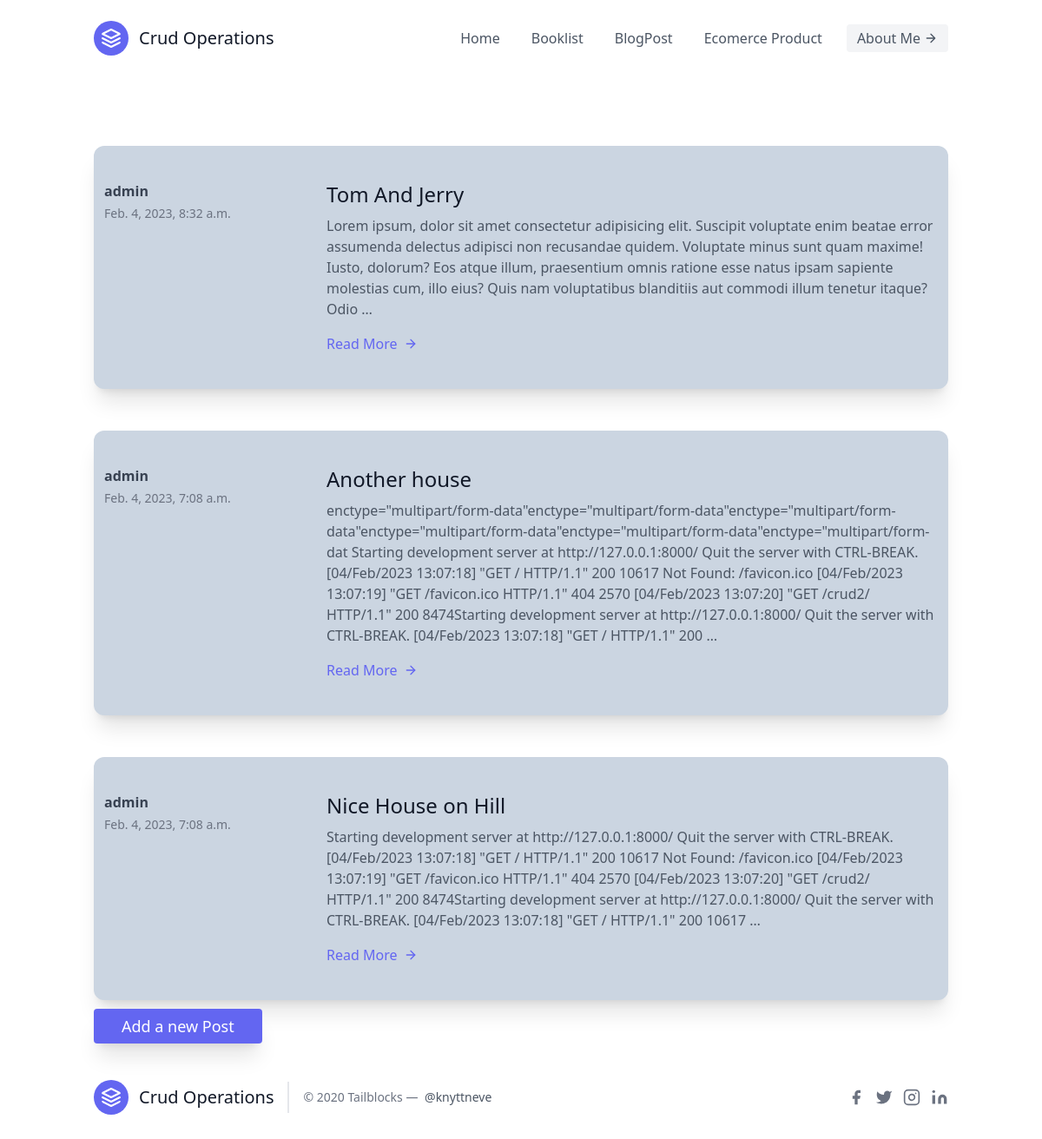
The app's page /crud2/, older data.
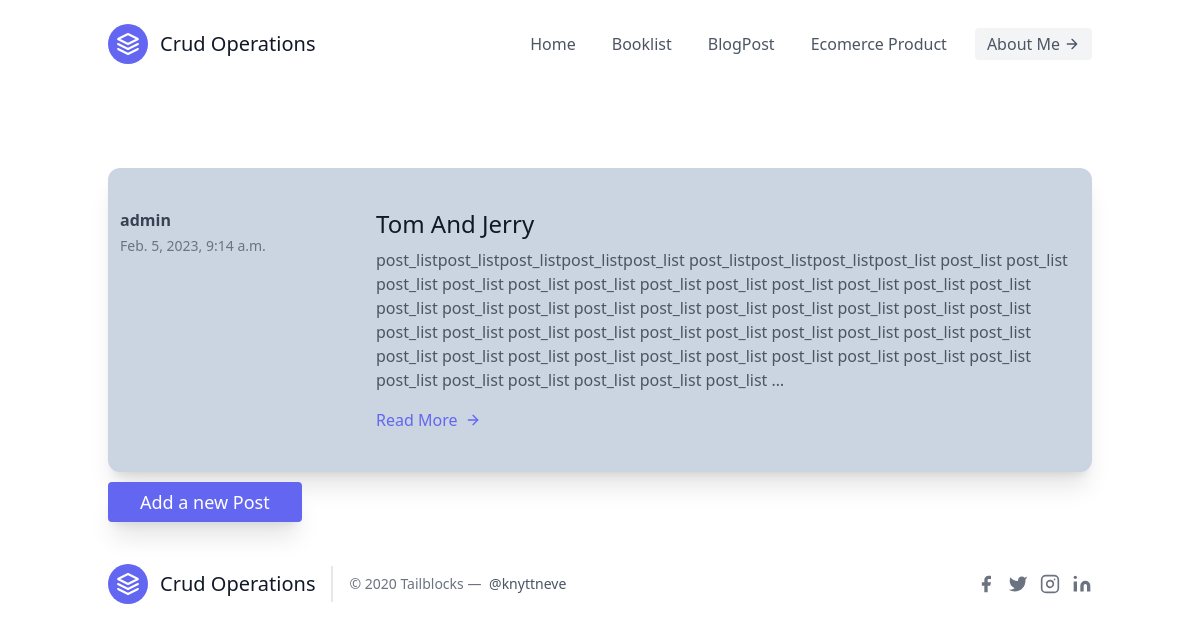
The same page, newer data.
### post/models.py (models this page shows, shortened)
class Post(models.Model):
  author=models.ForeignKey(User, on_delete=models.CASCADE)
  title=models.CharField(max_length=120)
  description=models.TextField()
  image=models.ImageField(upload_to='post/images',null=True)
  date_posted=models.DateTimeField(auto_now=True)

### post/views.py (the view)
# urls.py: path('',all_posts,name='post_list'),
def all_posts(request):
  post=Post.objects.all()
  context={
    "post":post
  }
  return render(request, 'postlist.html', context)

### post/templates/postlist.html (shortened to what this page needs)
{% extends 'base.html' %}
{% block body %}
<div class="container m-auto">
  <section class="text-gray-600 body-font overflow-none mb-12">
    <div class="container px-5 mx-auto">
      {% for post in post %}
      <div class="-my-8 divide-y-2 divide-gray-100 bg-slate-300 px-3 py-2 rounded-xl shadow-xl mt-20">
        <div class="py-8 flex flex-wrap md:flex-nowrap">
          <div class="md:w-64 md:mb-0 mb-6 flex-shrink-0 flex flex-col">
            <span class="font-semibold title-font text-gray-700">{{post.author}}</span>
            <span class="mt-1 text-gray-500 text-sm">{{post.date_posted}}</span>
          </div>
          <div class="md:flex-grow">
            <h2 class="text-2xl font-medium text-gray-900 title-font mb-2">{{post.title}}</h2>
            <span class="overflow-scroll">
              <p class="leading-relaxed">{{post.description|safe|truncatewords:"50"|linebreaks}}</p>
            </span>
            <a href="{% url 'post:det_post' post.id %}" class="text-indigo-500 inline-flex items-center mt-4">Read More
              <svg class="w-4 h-4 ml-2" viewBox="0 0 24 24" stroke="currentColor" stroke-width="2" fill="none"
                stroke-linecap="round" stroke-linejoin="round">
                <path d="M5 12h14"></path>
                <path d="M12 5l7 7-7 7"></path>
              </svg>
            </a>
          </div>
        </div>
      </div>
      {% endfor %}
    </div>
  </section>
  <a href="{% url 'post:post_form' %}"
    class="mx-5 shadow-xl flex-shrink-0 text-white bg-indigo-500 border-0 py-2 px-8 focus:outline-none hover:bg-indigo-600 rounded text-lg mt-10 sm:mt-0">Add
    a new Post</a>
</div>
{% endblock body %}

Row changes from the older to the newer data that the page shows:
removed Post: author "admin", date_posted "Feb. 4, 2023, 8:32 a.m.", title "Tom And Jerry", description "Lorem ipsum, dolor sit amet consectetur adipisicing elit. Suscipit voluptate enim beatae error assumenda delectus adipisci non recusandae quidem. Voluptate minus sunt quam maxime! Iusto, dolorum? Eos atque illum, praesentium omnis ratione esse natus ipsam sapiente molestias cum, illo eius? Quis nam voluptatibus blanditiis aut commodi illum tenetur itaque? Odio …"
removed Post: author "admin", date_posted "Feb. 4, 2023, 7:08 a.m.", title "Another house", description "enctype=\"multipart/form-data\"enctype=\"multipart/form-data\"enctype=\"multipart/form-data\"enctype=\"multipart/form-data\"enctype=\"multipart/form-data\"enctype=\"multipart/form-dat Starting development server at http://127.0.0.1:8000/ Quit the server with CTRL-BREAK. [04/Feb/2023 13:07:18] \"GET / HTTP/1.1\" 200 10617 Not Found: /favicon.ico [04/Feb/2023 13:07:19] \"GET /favicon.ico HTTP/1.1\" 404 2570 [04/Feb/2023 13:07:20] \"GET /crud2/ HTTP/1.1\" 200 8474Starting development server at http://127.0.0.1:8000/ Quit the server with CTRL-BREAK. [04/Feb/2023 13:07:18] \"GET / HTTP/1.1\" 200 …"
removed Post: author "admin", date_posted "Feb. 4, 2023, 7:08 a.m.", title "Nice House on Hill", description "Starting development server at http://127.0.0.1:8000/ Quit the server with CTRL-BREAK. [04/Feb/2023 13:07:18] \"GET / HTTP/1.1\" 200 10617 Not Found: /favicon.ico [04/Feb/2023 13:07:19] \"GET /favicon.ico HTTP/1.1\" 404 2570 [04/Feb/2023 13:07:20] \"GET /crud2/ HTTP/1.1\" 200 8474Starting development server at http://127.0.0.1:8000/ Quit the server with CTRL-BREAK. [04/Feb/2023 13:07:18] \"GET / HTTP/1.1\" 200 10617 …"
added Post: author "admin", date_posted "Feb. 5, 2023, 9:14 a.m.", title "Tom And Jerry", description "post_listpost_listpost_listpost_listpost_list post_listpost_listpost_listpost_list post_list post_list post_list post_list post_list post_list post_list post_list post_list post_list post_list post_list post_list post_list post_list post_list post_list post_list post_list post_list post_list post_list post_list post_list post_list post_list post_list post_list post_list post_list post_list post_list post_list post_list post_list post_list post_list post_list post_list post_list post_list post_list post_list post_list post_list post_list post_list post_list …"
